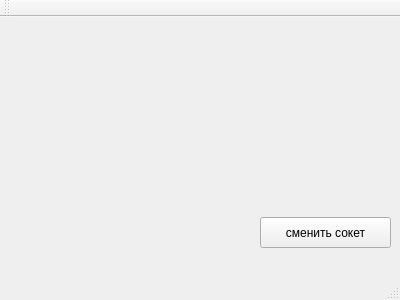
<?xml version="1.0" encoding="UTF-8"?>
<ui version="4.0">
 <class>MainWindow</class>
 <widget class="QMainWindow" name="MainWindow">
  <property name="geometry">
   <rect>
    <x>0</x>
    <y>0</y>
    <width>400</width>
    <height>300</height>
   </rect>
  </property>
  <property name="windowTitle">
   <string>MainWindow</string>
  </property>
  <widget class="QWidget" name="centralWidget">
   <widget class="QPushButton" name="pushButton">
    <property name="geometry">
     <rect>
      <x>260</x>
      <y>200</y>
      <width>131</width>
      <height>31</height>
     </rect>
    </property>
    <property name="text">
     <string>сменить сокет</string>
    </property>
   </widget>
  </widget>
  <widget class="QMenuBar" name="menuBar">
   <property name="geometry">
    <rect>
     <x>0</x>
     <y>0</y>
     <width>400</width>
     <height>27</height>
    </rect>
   </property>
  </widget>
  <widget class="QToolBar" name="mainToolBar">
   <attribute name="toolBarArea">
    <enum>TopToolBarArea</enum>
   </attribute>
   <attribute name="toolBarBreak">
    <bool>false</bool>
   </attribute>
  </widget>
  <widget class="QStatusBar" name="statusBar"/>
 </widget>
 <layoutdefault spacing="6" margin="11"/>
 <resources/>
 <connections/>
</ui>
